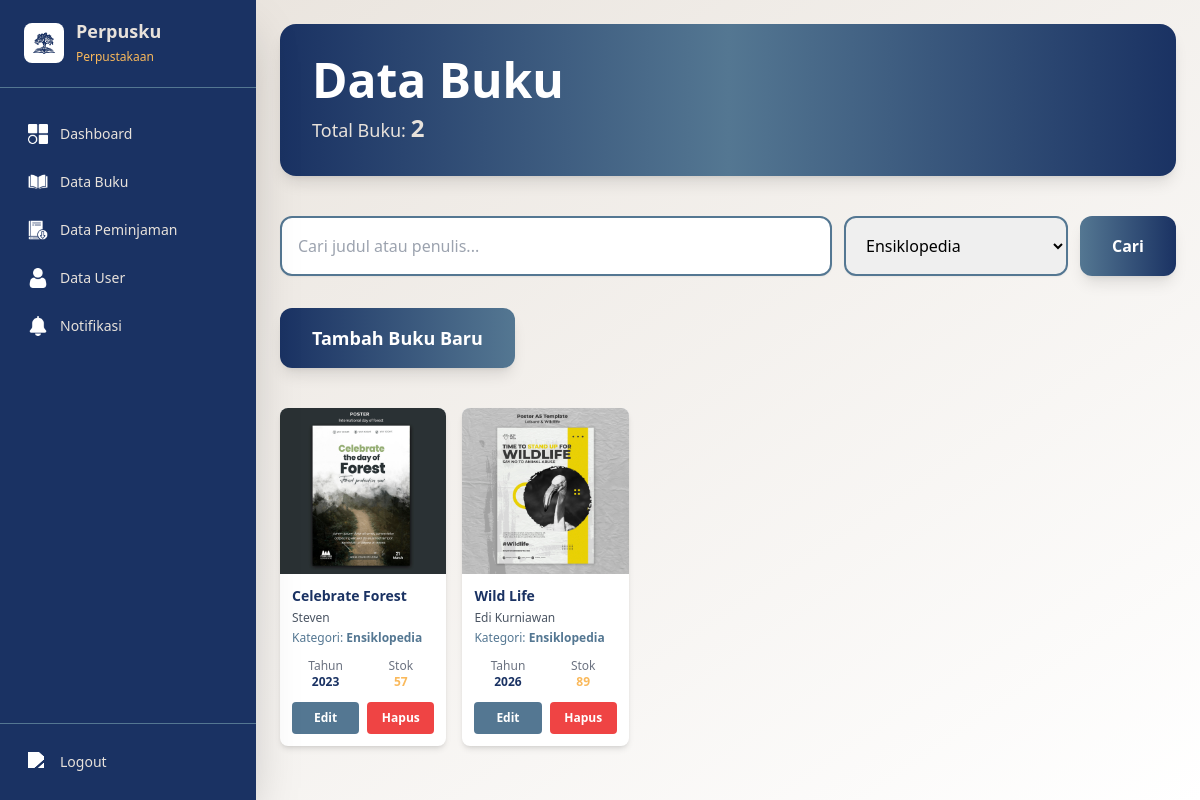
The page /view/admin/crud_buku.php?kategori=Ensiklopedia (signed in) on the database as committed earlier.
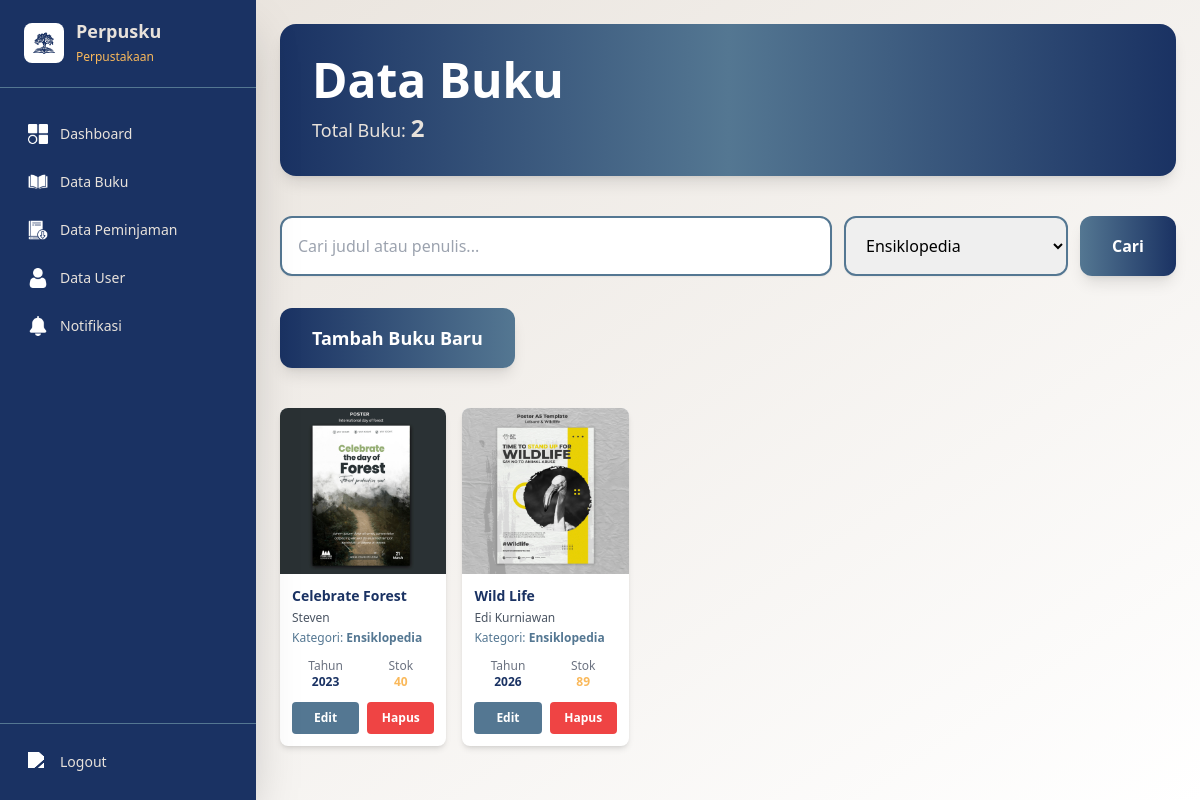
The same page on the database as committed later.
### tables this page shows
CREATE TABLE `buku` (
  `id_buku` int(11) NOT NULL,
  `cover` varchar(255) NOT NULL,
  `judul` varchar(150) NOT NULL,
  `kategori` varchar(255) NOT NULL,
  `penulis` varchar(100) DEFAULT NULL,
  `tahun` year(4) DEFAULT NULL,
  `stok` int(11) NOT NULL,
  `created_at` datetime DEFAULT current_timestamp()
);

### view/admin/crud_buku.php (the view, shortened to what this page needs)
<?php
include '../../model/koneksi.php';
$search = isset($_GET['search']) ? mysqli_real_escape_string($koneksi, $_GET['search']) : '';
$kategori = isset($_GET['kategori']) ? mysqli_real_escape_string($koneksi, $_GET['kategori']) : '';
$where = [];
if ($kategori) {
	$where[] = "kategori = '$kategori'";
}
$where_sql = $where ? ('WHERE ' . implode(' AND ', $where)) : '';
$buku = mysqli_query($koneksi, "SELECT * FROM buku $where_sql ORDER BY created_at DESC");
$buku_count = mysqli_num_rows($buku);
?>
<!DOCTYPE html>
<html lang="en">
<head>
	<script src="https://cdn.tailwindcss.com"></script>
</head>
<body class="bg-gradient-to-br from-perpusku4 to-white min-h-screen">
	<?php include '../partials/admin_sidebar.php'; ?>
	<div id="mainContent" class="flex-1 flex flex-col min-h-screen md:ml-64 transition-all duration-300 p-4 md:p-6">
		<div class="mb-10 bg-gradient-to-r from-perpusku1 via-perpusku2 to-perpusku1 rounded-2xl shadow-lg p-8 text-white">
			<h1 class="text-4xl md:text-5xl font-bold mb-2">Data Buku</h1>
			<p class="text-perpusku4 text-lg">Total Buku: <span class="font-bold text-2xl"><?= $buku_count ?></span></p>
		</div>
		<form method="get" class="mb-8">
			<div class="flex flex-col sm:flex-row gap-3">
				<div class="flex-1">
					<input type="text" name="search" class="w-full border-2 border-perpusku2 rounded-xl p-4 focus:border-perpusku1 focus:outline-none focus:ring-2 focus:ring-perpusku3 focus:ring-opacity-50 transition duration-300 shadow-sm" placeholder="Cari judul atau penulis..." value="<?= htmlspecialchars($search) ?>">
				</div>
				<div class="w-56">
					<select name="kategori" class="w-full border-2 border-perpusku2 rounded-xl p-4 focus:border-perpusku1 focus:outline-none focus:ring-2 focus:ring-perpusku3 focus:ring-opacity-50 transition duration-300 shadow-sm">
						<option value="Ensiklopedia" <?= $kategori == 'Ensiklopedia' ? 'selected' : '' ?>>Ensiklopedia</option>
					</select>
				</div>
				<button type="submit" class="bg-gradient-to-r from-perpusku2 to-perpusku1 hover:from-perpusku1 hover:to-perpusku2 text-white px-8 py-4 rounded-xl font-bold transition duration-300 shadow-lg hover:shadow-xl">Cari</button>
			</div>
		</form>
		<div id="mainList">
			<div class="mb-10">
				<a href="tambah.php" class="inline-flex items-center gap-3 bg-gradient-to-r from-perpusku1 to-perpusku2 hover:from-perpusku2 hover:to-perpusku1 text-white px-8 py-4 rounded-xl font-bold transition duration-300 shadow-lg hover:shadow-2xl transform hover:scale-105">
					<span class="text-lg">Tambah Buku Baru</span>
				</a>
			</div>
			<?php if ($buku_count > 0): ?>
			<div class="grid grid-cols-2 sm:grid-cols-3 md:grid-cols-4 lg:grid-cols-5 gap-4 mb-8">
			<?php foreach ($buku as $row): ?>
				<div class="bg-white rounded-lg shadow-md hover:shadow-lg transition duration-300 overflow-hidden flex flex-col group">
					<div class="relative overflow-hidden bg-gray-200 flex items-center justify-center">
						<?php if (!empty($row['cover'])): ?>
							<img src="../../public/cover/<?= htmlspecialchars($row['cover']) ?>" alt="Cover" class="w-full h-auto object-contain group-hover:scale-105 transition duration-300">
						<?php else: ?>
							<div class="w-full aspect-[2/3] flex items-center justify-center text-perpusku2 bg-gray-200 font-semibold text-xs">Tidak ada cover</div>
						<?php endif; ?>
					</div>
					<div class="p-3 flex flex-col justify-between flex-1">
						<div>
							<h3 class="font-semibold text-perpusku1 text-sm line-clamp-2"><?= htmlspecialchars($row['judul']) ?></h3>
							<p class="text-xs text-gray-600 mt-1 line-clamp-1"><?= htmlspecialchars($row['penulis']) ?></p>
                                <p class="text-xs text-perpusku2 mt-1">Kategori: <span class="font-bold"><?= htmlspecialchars($row['kategori']) ?></span></p>
						</div>
						<div class="flex gap-2 mt-3 text-center">
							<div class="flex-1">
								<p class="text-xs text-gray-500">Tahun</p>
								<p class="text-xs font-bold text-perpusku1"><?= $row['tahun'] ?></p>
							</div>
							<div class="flex-1">
								<p class="text-xs text-gray-500">Stok</p>
								<p class="text-xs font-bold text-perpusku3"><?= $row['stok'] ?></p>
							</div>
						</div>
					</div>
					<div class="px-3 pb-3 flex gap-2">
						<a href="tambah.php?edit=<?= $row['id_buku'] ?>" class="flex-1 bg-perpusku2 hover:bg-perpusku1 text-white px-2 py-2 rounded text-xs font-bold transition duration-300 text-center">Edit</a>
						<a href="../../controller/aksi_crud_buku.php?hapus=<?= $row['id_buku'] ?>" onclick="return confirm('Apakah Anda yakin ingin menghapus buku ini?')" class="flex-1 bg-red-500 hover:bg-red-600 text-white px-2 py-2 rounded text-xs font-bold transition duration-300 text-center">Hapus</a>
					</div>
				</div>
			<?php endforeach; ?>
			</div>
			<?php endif; ?>
		</div>
	</div>
</body>
</html>

Rows that differ between the two databases and show on the page:
changed buku "Celebrate Forest": stok "57" → "40"
